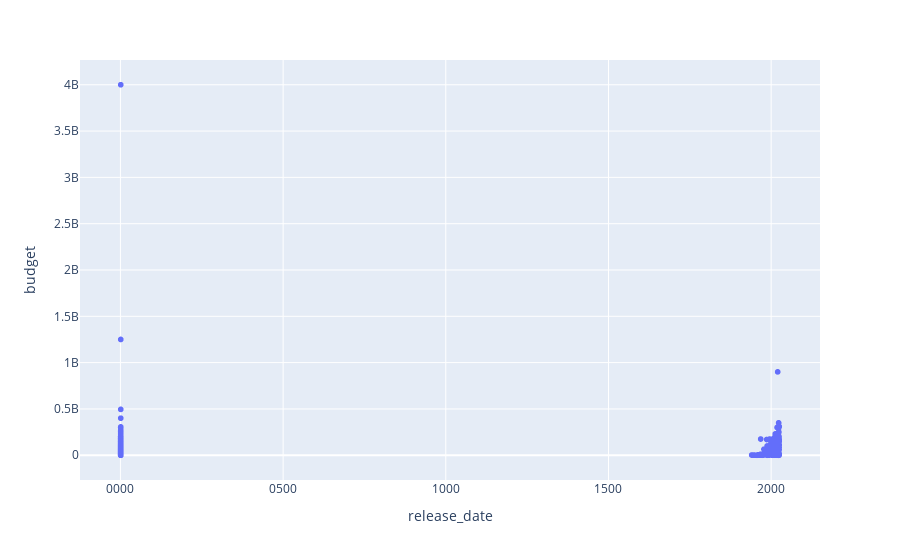

Source (notebook cell):
### Code cell
# plot release date vs budget
valid = df[df['budget'] != 0]
# exclude the ones before 1900
#valid = valid[valid['release_date'] > '1940-01-01']
fig = px.scatter(valid, x="release_date", y="budget", hover_data=['slug'])
fig.show()

### Figure 1 — Plotly figure (JSON) as saved in the notebook; plotly's stock layout.template omitted (floating-point values rounded to 4 significant figures; data arrays with more than 128 entries replaced by an {"elided": "..."} marker saying what was removed)
{"data": [{"customdata": {"elided": "1115x1 str values"}, "hovertemplate": "release_date=%{x}<br>budget=%{y}<br>slug=%{customdata[0]}<extra></extra>", "legendgroup": "", "marker": {"color": "#636efa", "symbol": "circle"}, "mode": "markers", "name": "", "showlegend": false, "type": "scattergl", "x": {"elided": "1115 str values"}, "xaxis": "x", "y": {"elided": "1115 int values"}, "yaxis": "y"}], "layout": {"legend": {"tracegroupgap": 0}, "margin": {"t": 60}, "xaxis": {"anchor": "y", "domain": [0, 1], "title": {"text": "release_date"}}, "yaxis": {"anchor": "x", "domain": [0, 1], "title": {"text": "budget"}}}}
